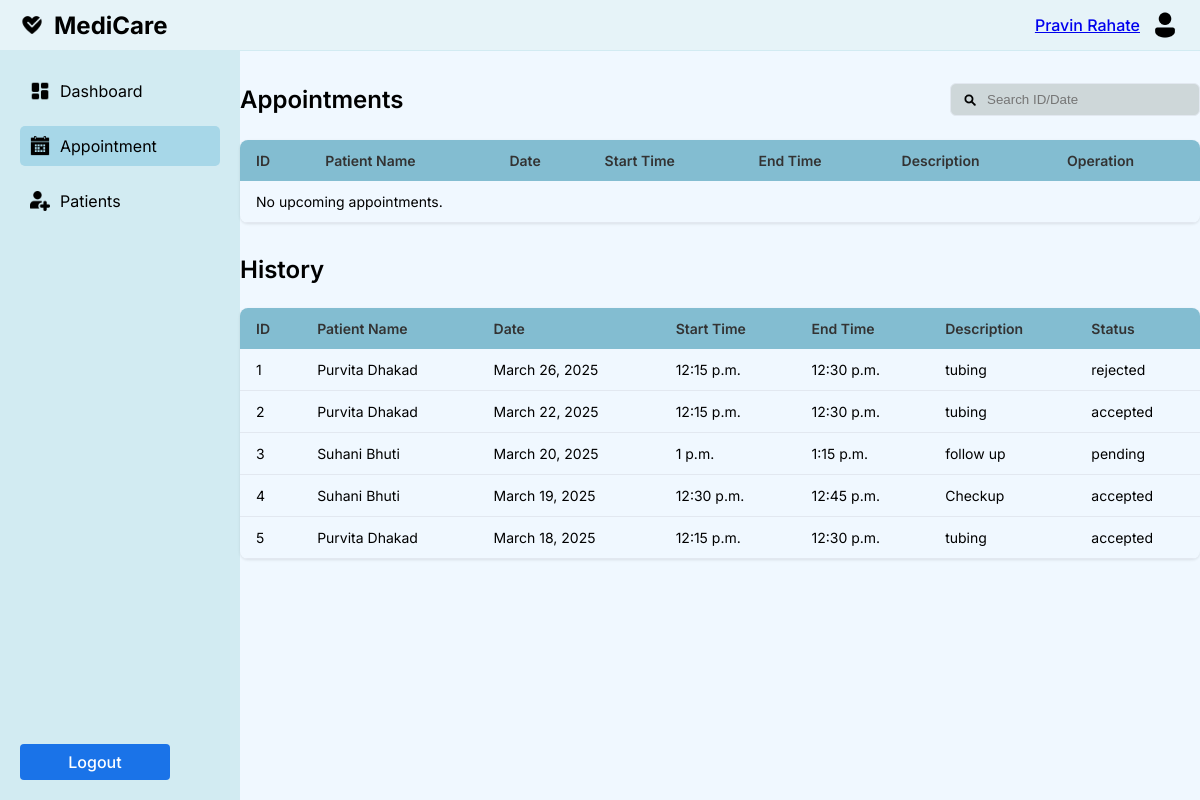
Page /accounts/staff_app/ (signed in) on the earlier database version.
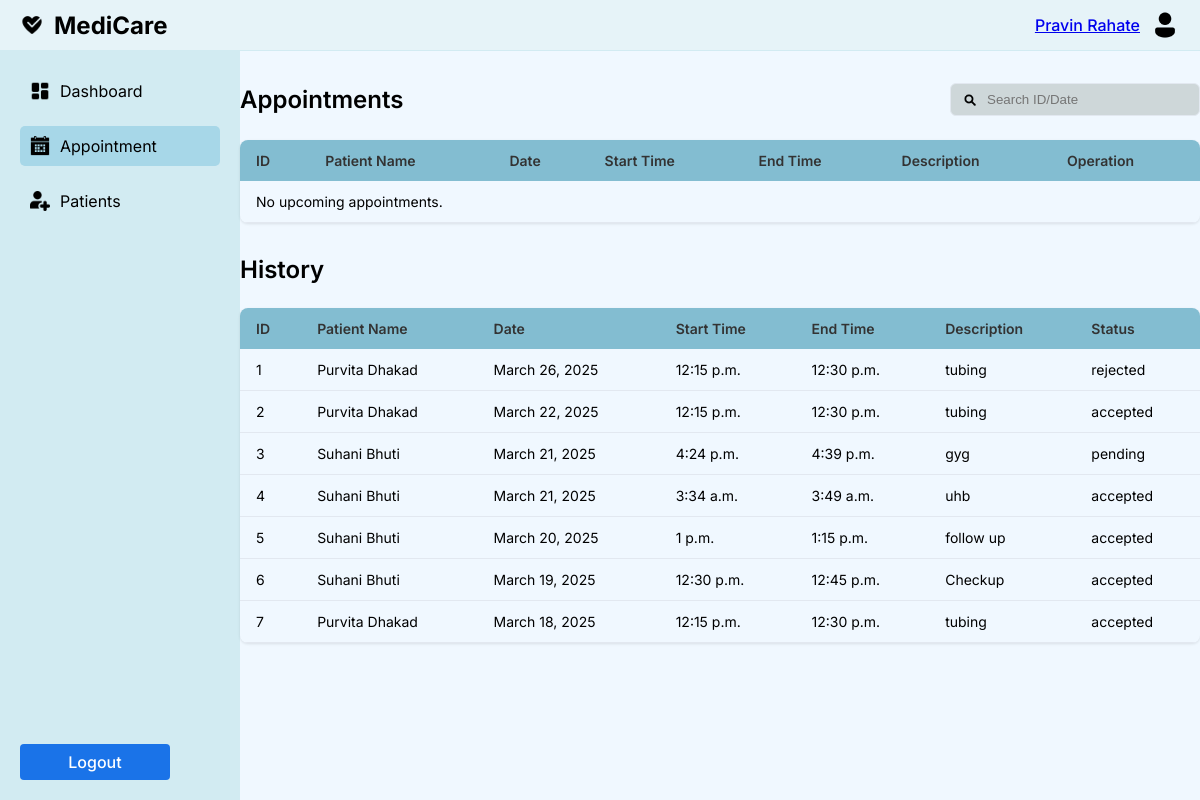
Same page on the later database version.
### accounts/models.py (models this page shows, shortened)
class Appointment(models.Model):
    STATUS_CHOICES = [
        ('pending', 'Pending'),
        ('accepted', 'Accepted'),
        ('rejected', 'Rejected'),
    ]
    doctor = models.ForeignKey(StaffD, on_delete=models.CASCADE)
    patient = models.ForeignKey(User, on_delete=models.CASCADE)
    date = models.DateField()
    start_time = models.TimeField()
    end_time = models.TimeField()
    description = models.TextField()
    status = models.CharField(max_length=10, choices=STATUS_CHOICES, default='pending')
    class Meta:
        unique_together = ('doctor', 'date', 'start_time')

class User(AbstractUser):
    PATIENT = 'patient'
    DOCTOR = 'doctor'
    NURSE = 'nurse'
    ADMIN = 'admin'
    ROLE_CHOICES = [
        (PATIENT, 'Patient'),
        (DOCTOR, 'Doctor'),
        (NURSE, 'Nurse'),
        (ADMIN, 'Admin'),
    ]
    role = models.CharField(max_length=10, choices=ROLE_CHOICES, default=PATIENT)

class PatientReg(models.Model):
    user = models.OneToOneField(User, on_delete=models.CASCADE, related_name='patient_profile')
    full_name = models.CharField(max_length=100)
    date_of_birth = models.DateField()
    email = models.EmailField(null=True, blank=True)
    mobile_number = models.CharField(max_length=15)
    gender = models.CharField(max_length=10)
    age = models.PositiveIntegerField()
    blood_group = models.CharField(max_length=5)
    marital_status = models.CharField(max_length=10, choices=[('single', 'Single'), ('married', 'Married')])
    address = models.TextField()
    emergency_contact_name = models.CharField(max_length=100)
    emergency_contact_number = models.CharField(max_length=15)
    occupation = models.CharField(max_length=100)
    habits = models.CharField(max_length=50, blank=True)
    medical_history = models.TextField(null=False, default="None")
    disease = models.CharField(max_length=50, null=False, default="None")

### accounts/views.py (the view)
# urls.py: path('staff_app/', views.staff_app, name='staff_app'),
@login_required
def staff_app(request):
    user = request.user
    try:
        staff = StaffD.objects.get(user=user)
        full_name = staff.full_name
    except StaffD.DoesNotExist:
        try:
            nurse = NurseReg.objects.get(user=user)
            full_name = nurse.full_name
        except NurseReg.DoesNotExist:
            full_name = user.username
    current_time = timezone.now()
    upcoming_appointments = Appointment.objects.filter(
        doctor=staff,  # Assuming the logged-in user is a doctor
        date__gte=current_time.date(),  # Upcoming or today's appointments
    ).order_by('date', 'start_time')
    old_appointments = Appointment.objects.filter(
        doctor=staff,  # Assuming the logged-in user is a doctor
        date__lt=current_time.date(),  # Past appointments
    ).order_by('-date', '-start_time')
    context = {
        'full_name': full_name,
        'upcoming_appointments': upcoming_appointments,
        'old_appointments': old_appointments,
    }
    return render(request, 'accounts/staff_app.html', context)

### accounts/context_processors.py (called while the page is built)
def media_url(request):
    return {
        'MEDIA_URL': settings.MEDIA_URL,
    }

### templates/accounts/staff_app.html (shortened to what the changed rows need)
<!DOCTYPE html>
<html lang="en">
<head>
</head>
<body>
    <div class="container">
        <div class="content">
            <div class="main-content">
                <div class="header">
                    <h2 style="margin: 0; font-size: 24px; font-weight: 600;">Appointments</h2>
                </div>
                <div class="table-container">
                    <table>
                        <thead>
                            <tr>
                                <th>ID</th>
                                <th>Patient Name</th>
                                <th>Date</th>
                                <th>Start Time</th>
                                <th>End Time</th>
                                <th>Description</th>
                                <th>Operation</th>
                            </tr>
                        </thead>
                    </table>
                </div>
                <h2 style="margin: 0 0 24px 0; font-size: 24px; font-weight: 600;">History</h2>
                <div class="table-container">
                    <table>
                        <thead>
                            <tr>
                                <th>ID</th>
                                <th>Patient Name</th>
                                <th>Date</th>
                                <th>Start Time</th>
                                <th>End Time</th>
                                <th>Description</th>
                                <th>Status</th>
                            </tr>
                        </thead>
                        <tbody>
                            {% for appointment in old_appointments %}
                            <tr>
                                <td>{{ forloop.counter }}</td>
                                <td>{{ appointment.patient.patient_profile.full_name }}</td>
                                <td>{{ appointment.date }}</td>
                                <td>{{ appointment.start_time }}</td>
                                <td>{{ appointment.end_time }}</td>
                                <td>{{ appointment.description }}</td>
                                <td>{{ appointment.status }}</td>
                            </tr>
                            {% empty %}
                            <tr>
                                <td colspan="6">No old appointments.</td>
                            </tr>
                            {% endfor %}
                        </tbody>
                    </table>
                </div>
            </div>
        </div>
    </div>
</body>
</html>

Differences in the rows shown:
added Appointment: patient.patient_profile.full_name "Suhani Bhuti", date "March 21, 2025", start_time "4:24 p.m.", end_time "4:39 p.m.", description "gyg", status "pending"
added Appointment: patient.patient_profile.full_name "Suhani Bhuti", date "March 21, 2025", start_time "3:34 a.m.", end_time "3:49 a.m.", description "uhb", status "accepted"
changed Appointment "March 20, 2025": status "pending" → "accepted"
